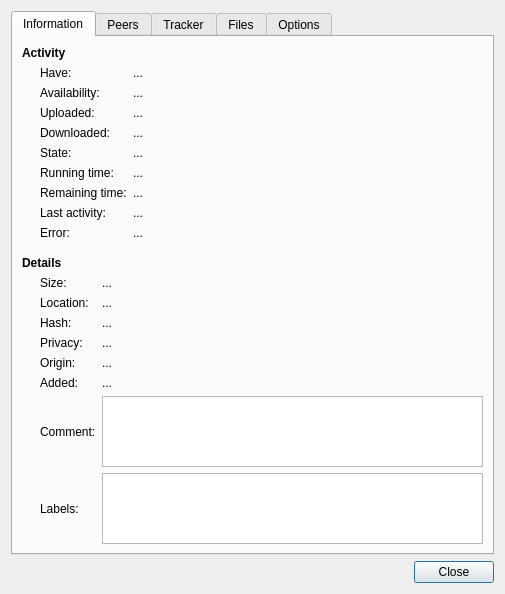
<?xml version="1.0" encoding="UTF-8"?>
<ui version="4.0">
 <class>DetailsDialog</class>
 <widget class="QDialog" name="DetailsDialog">
  <property name="geometry">
   <rect>
    <x>0</x>
    <y>0</y>
    <width>505</width>
    <height>581</height>
   </rect>
  </property>
  <property name="windowTitle">
   <string>Torrent Properties</string>
  </property>
  <layout class="QVBoxLayout" name="dialogLayout">
   <item>
    <widget class="QTabWidget" name="tabs">
     <property name="currentIndex">
      <number>0</number>
     </property>
     <property name="elideMode">
      <enum>Qt::ElideNone</enum>
     </property>
     <property name="usesScrollButtons">
      <bool>false</bool>
     </property>
     <widget class="QWidget" name="infoTab">
      <attribute name="title">
       <string>Information</string>
      </attribute>
      <layout class="QVBoxLayout" name="infoTabLayout">
       <item>
        <widget class="QLabel" name="activitySectionLabel">
         <property name="styleSheet">
          <string notr="true">font-weight:bold</string>
         </property>
         <property name="text">
          <string>Activity</string>
         </property>
        </widget>
       </item>
       <item>
        <layout class="QGridLayout" name="activitySectionLayout" columnstretch="0,1">
         <property name="leftMargin">
          <number>18</number>
         </property>
         <item row="0" column="0">
          <widget class="QLabel" name="haveLabel">
           <property name="text">
            <string>Have:</string>
           </property>
          </widget>
         </item>
         <item row="0" column="1">
          <widget class="SqueezeLabel" name="haveValueLabel">
           <property name="sizePolicy">
            <sizepolicy hsizetype="Ignored" vsizetype="Preferred">
             <horstretch>0</horstretch>
             <verstretch>0</verstretch>
            </sizepolicy>
           </property>
           <property name="text">
            <string notr="true">...</string>
           </property>
           <property name="textFormat">
            <enum>Qt::PlainText</enum>
           </property>
           <property name="textInteractionFlags">
            <set>Qt::NoTextInteraction</set>
           </property>
          </widget>
         </item>
         <item row="1" column="0">
          <widget class="QLabel" name="availabilityLabel">
           <property name="text">
            <string>Availability:</string>
           </property>
          </widget>
         </item>
         <item row="1" column="1">
          <widget class="SqueezeLabel" name="availabilityValueLabel">
           <property name="sizePolicy">
            <sizepolicy hsizetype="Ignored" vsizetype="Preferred">
             <horstretch>0</horstretch>
             <verstretch>0</verstretch>
            </sizepolicy>
           </property>
           <property name="text">
            <string notr="true">...</string>
           </property>
           <property name="textFormat">
            <enum>Qt::PlainText</enum>
           </property>
           <property name="textInteractionFlags">
            <set>Qt::NoTextInteraction</set>
           </property>
          </widget>
         </item>
         <item row="2" column="0">
          <widget class="QLabel" name="uploadedLabel">
           <property name="text">
            <string>Uploaded:</string>
           </property>
          </widget>
         </item>
         <item row="2" column="1">
          <widget class="SqueezeLabel" name="uploadedValueLabel">
           <property name="sizePolicy">
            <sizepolicy hsizetype="Ignored" vsizetype="Preferred">
             <horstretch>0</horstretch>
             <verstretch>0</verstretch>
            </sizepolicy>
           </property>
           <property name="text">
            <string notr="true">...</string>
           </property>
           <property name="textFormat">
            <enum>Qt::PlainText</enum>
           </property>
           <property name="textInteractionFlags">
            <set>Qt::NoTextInteraction</set>
           </property>
          </widget>
         </item>
         <item row="3" column="0">
          <widget class="QLabel" name="downloadedLabel">
           <property name="text">
            <string>Downloaded:</string>
           </property>
          </widget>
         </item>
         <item row="3" column="1">
          <widget class="SqueezeLabel" name="downloadedValueLabel">
           <property name="sizePolicy">
            <sizepolicy hsizetype="Ignored" vsizetype="Preferred">
             <horstretch>0</horstretch>
             <verstretch>0</verstretch>
            </sizepolicy>
           </property>
           <property name="text">
            <string notr="true">...</string>
           </property>
           <property name="textFormat">
            <enum>Qt::PlainText</enum>
           </property>
           <property name="textInteractionFlags">
            <set>Qt::NoTextInteraction</set>
           </property>
          </widget>
         </item>
         <item row="4" column="0">
          <widget class="QLabel" name="stateLabel">
           <property name="text">
            <string>State:</string>
           </property>
          </widget>
         </item>
         <item row="4" column="1">
          <widget class="SqueezeLabel" name="stateValueLabel">
           <property name="sizePolicy">
            <sizepolicy hsizetype="Ignored" vsizetype="Preferred">
             <horstretch>0</horstretch>
             <verstretch>0</verstretch>
            </sizepolicy>
           </property>
           <property name="text">
            <string notr="true">...</string>
           </property>
           <property name="textFormat">
            <enum>Qt::PlainText</enum>
           </property>
           <property name="textInteractionFlags">
            <set>Qt::NoTextInteraction</set>
           </property>
          </widget>
         </item>
         <item row="5" column="0">
          <widget class="QLabel" name="runningTimeLabel">
           <property name="text">
            <string>Running time:</string>
           </property>
          </widget>
         </item>
         <item row="5" column="1">
          <widget class="SqueezeLabel" name="runningTimeValueLabel">
           <property name="sizePolicy">
            <sizepolicy hsizetype="Ignored" vsizetype="Preferred">
             <horstretch>0</horstretch>
             <verstretch>0</verstretch>
            </sizepolicy>
           </property>
           <property name="text">
            <string notr="true">...</string>
           </property>
           <property name="textFormat">
            <enum>Qt::PlainText</enum>
           </property>
           <property name="textInteractionFlags">
            <set>Qt::NoTextInteraction</set>
           </property>
          </widget>
         </item>
         <item row="6" column="0">
          <widget class="QLabel" name="remainingTimeLabel">
           <property name="text">
            <string>Remaining time:</string>
           </property>
          </widget>
         </item>
         <item row="6" column="1">
          <widget class="SqueezeLabel" name="remainingTimeValueLabel">
           <property name="sizePolicy">
            <sizepolicy hsizetype="Ignored" vsizetype="Preferred">
             <horstretch>0</horstretch>
             <verstretch>0</verstretch>
            </sizepolicy>
           </property>
           <property name="text">
            <string notr="true">...</string>
           </property>
           <property name="textFormat">
            <enum>Qt::PlainText</enum>
           </property>
           <property name="textInteractionFlags">
            <set>Qt::NoTextInteraction</set>
           </property>
          </widget>
         </item>
         <item row="7" column="0">
          <widget class="QLabel" name="lastActivityLabel">
           <property name="text">
            <string>Last activity:</string>
           </property>
          </widget>
         </item>
         <item row="7" column="1">
          <widget class="SqueezeLabel" name="lastActivityValueLabel">
           <property name="sizePolicy">
            <sizepolicy hsizetype="Ignored" vsizetype="Preferred">
             <horstretch>0</horstretch>
             <verstretch>0</verstretch>
            </sizepolicy>
           </property>
           <property name="text">
            <string notr="true">...</string>
           </property>
           <property name="textFormat">
            <enum>Qt::PlainText</enum>
           </property>
           <property name="textInteractionFlags">
            <set>Qt::NoTextInteraction</set>
           </property>
          </widget>
         </item>
         <item row="8" column="0">
          <widget class="QLabel" name="errorLabel">
           <property name="text">
            <string>Error:</string>
           </property>
          </widget>
         </item>
         <item row="8" column="1">
          <widget class="SqueezeLabel" name="errorValueLabel">
           <property name="sizePolicy">
            <sizepolicy hsizetype="Ignored" vsizetype="Preferred">
             <horstretch>0</horstretch>
             <verstretch>0</verstretch>
            </sizepolicy>
           </property>
           <property name="text">
            <string notr="true">...</string>
           </property>
           <property name="textFormat">
            <enum>Qt::PlainText</enum>
           </property>
           <property name="textInteractionFlags">
            <set>Qt::TextSelectableByKeyboard|Qt::TextSelectableByMouse</set>
           </property>
          </widget>
         </item>
        </layout>
       </item>
       <item>
        <spacer name="detailsSectionSpacer">
         <property name="orientation">
          <enum>Qt::Vertical</enum>
         </property>
         <property name="sizeType">
          <enum>QSizePolicy::Fixed</enum>
         </property>
         <property name="sizeHint" stdset="0">
          <size>
           <width>1</width>
           <height>10</height>
          </size>
         </property>
        </spacer>
       </item>
       <item>
        <widget class="QLabel" name="detailsSectionLabel">
         <property name="styleSheet">
          <string notr="true">font-weight:bold</string>
         </property>
         <property name="text">
          <string>Details</string>
         </property>
        </widget>
       </item>
       <item>
        <layout class="QGridLayout" name="detailsSectionLayout" columnstretch="0,1">
         <property name="leftMargin">
          <number>18</number>
         </property>
         <item row="0" column="1">
          <widget class="SqueezeLabel" name="sizeValueLabel">
           <property name="sizePolicy">
            <sizepolicy hsizetype="Ignored" vsizetype="Preferred">
             <horstretch>0</horstretch>
             <verstretch>0</verstretch>
            </sizepolicy>
           </property>
           <property name="text">
            <string notr="true">...</string>
           </property>
           <property name="textFormat">
            <enum>Qt::PlainText</enum>
           </property>
           <property name="textInteractionFlags">
            <set>Qt::NoTextInteraction</set>
           </property>
          </widget>
         </item>
         <item row="1" column="1">
          <widget class="SqueezeLabel" name="locationValueLabel">
           <property name="sizePolicy">
            <sizepolicy hsizetype="Ignored" vsizetype="Preferred">
             <horstretch>0</horstretch>
             <verstretch>0</verstretch>
            </sizepolicy>
           </property>
           <property name="text">
            <string notr="true">...</string>
           </property>
           <property name="textFormat">
            <enum>Qt::PlainText</enum>
           </property>
           <property name="textInteractionFlags">
            <set>Qt::TextSelectableByKeyboard|Qt::TextSelectableByMouse</set>
           </property>
          </widget>
         </item>
         <item row="2" column="0">
          <widget class="QLabel" name="hashLabel">
           <property name="text">
            <string>Hash:</string>
           </property>
          </widget>
         </item>
         <item row="3" column="0">
          <widget class="QLabel" name="privacyLabel">
           <property name="text">
            <string>Privacy:</string>
           </property>
          </widget>
         </item>
         <item row="4" column="0">
          <widget class="QLabel" name="originLabel">
           <property name="text">
            <string>Origin:</string>
           </property>
          </widget>
         </item>
         <item row="4" column="1">
          <widget class="SqueezeLabel" name="originValueLabel">
           <property name="sizePolicy">
            <sizepolicy hsizetype="Ignored" vsizetype="Preferred">
             <horstretch>0</horstretch>
             <verstretch>0</verstretch>
            </sizepolicy>
           </property>
           <property name="text">
            <string notr="true">...</string>
           </property>
           <property name="textFormat">
            <enum>Qt::PlainText</enum>
           </property>
           <property name="textInteractionFlags">
            <set>Qt::TextSelectableByKeyboard|Qt::TextSelectableByMouse</set>
           </property>
          </widget>
         </item>
         <item row="3" column="1">
          <widget class="SqueezeLabel" name="privacyValueLabel">
           <property name="sizePolicy">
            <sizepolicy hsizetype="Ignored" vsizetype="Preferred">
             <horstretch>0</horstretch>
             <verstretch>0</verstretch>
            </sizepolicy>
           </property>
           <property name="text">
            <string notr="true">...</string>
           </property>
           <property name="textFormat">
            <enum>Qt::PlainText</enum>
           </property>
           <property name="textInteractionFlags">
            <set>Qt::NoTextInteraction</set>
           </property>
          </widget>
         </item>
         <item row="0" column="0">
          <widget class="QLabel" name="sizeLabel">
           <property name="text">
            <string>Size:</string>
           </property>
          </widget>
         </item>
         <item row="1" column="0">
          <widget class="QLabel" name="locationLabel">
           <property name="text">
            <string>Location:</string>
           </property>
          </widget>
         </item>
         <item row="2" column="1">
          <widget class="SqueezeLabel" name="hashValueLabel">
           <property name="sizePolicy">
            <sizepolicy hsizetype="Ignored" vsizetype="Preferred">
             <horstretch>0</horstretch>
             <verstretch>0</verstretch>
            </sizepolicy>
           </property>
           <property name="text">
            <string notr="true">...</string>
           </property>
           <property name="textFormat">
            <enum>Qt::PlainText</enum>
           </property>
           <property name="textInteractionFlags">
            <set>Qt::TextSelectableByKeyboard|Qt::TextSelectableByMouse</set>
           </property>
          </widget>
         </item>
         <item row="5" column="0">
          <widget class="QLabel" name="addedLabel">
           <property name="text">
            <string>Added:</string>
           </property>
           <property name="buddy">
            <cstring>addedValueLabel</cstring>
           </property>
          </widget>
         </item>
         <item row="5" column="1">
          <widget class="SqueezeLabel" name="addedValueLabel">
           <property name="sizePolicy">
            <sizepolicy hsizetype="Ignored" vsizetype="Preferred">
             <horstretch>0</horstretch>
             <verstretch>0</verstretch>
            </sizepolicy>
           </property>
           <property name="text">
            <string notr="true">...</string>
           </property>
           <property name="textFormat">
            <enum>Qt::PlainText</enum>
           </property>
           <property name="textInteractionFlags">
            <set>Qt::TextSelectableByKeyboard|Qt::TextSelectableByMouse</set>
           </property>
          </widget>
         </item>
         <item row="6" column="0">
          <widget class="QLabel" name="commentLabel">
           <property name="text">
            <string>Comment:</string>
           </property>
           <property name="buddy">
            <cstring>commentBrowser</cstring>
           </property>
          </widget>
         </item>
         <item row="6" column="1">
          <widget class="QTextBrowser" name="commentBrowser">
           <property name="textInteractionFlags">
            <set>Qt::TextSelectableByKeyboard|Qt::TextSelectableByMouse</set>
           </property>
          </widget>
         </item>
         <item row="7" column="0">
          <widget class="QLabel" name="labelsLabel">
           <property name="text">
            <string>Labels:</string>
           </property>
           <property name="buddy">
            <cstring>labelsTextEdit</cstring>
           </property>
          </widget>
         </item>
         <item row="7" column="1">
          <widget class="QPlainTextEdit" name="labelsTextEdit">
           <property name="tabChangesFocus">
            <bool>true</bool>
           </property>
          </widget>
         </item>
        </layout>
       </item>
      </layout>
     </widget>
     <widget class="QWidget" name="peersTab">
      <attribute name="title">
       <string>Peers</string>
      </attribute>
      <layout class="QVBoxLayout" name="peersTabLayout">
       <item>
        <widget class="QTreeWidget" name="peersView">
         <property name="alternatingRowColors">
          <bool>true</bool>
         </property>
         <property name="verticalScrollMode">
          <enum>QAbstractItemView::ScrollPerPixel</enum>
         </property>
         <property name="rootIsDecorated">
          <bool>false</bool>
         </property>
         <property name="uniformRowHeights">
          <bool>true</bool>
         </property>
         <property name="sortingEnabled">
          <bool>true</bool>
         </property>
         <property name="columnCount">
          <number>0</number>
         </property>
         <attribute name="headerShowSortIndicator" stdset="0">
          <bool>true</bool>
         </attribute>
        </widget>
       </item>
      </layout>
     </widget>
     <widget class="QWidget" name="trackersTab">
      <attribute name="title">
       <string>Tracker</string>
      </attribute>
      <layout class="QGridLayout" name="trackersTabLayout">
       <item row="0" column="0" rowspan="5">
        <widget class="QListView" name="trackersView">
         <property name="horizontalScrollBarPolicy">
          <enum>Qt::ScrollBarAlwaysOff</enum>
         </property>
         <property name="alternatingRowColors">
          <bool>true</bool>
         </property>
         <property name="selectionMode">
          <enum>QAbstractItemView::ExtendedSelection</enum>
         </property>
         <property name="verticalScrollMode">
          <enum>QAbstractItemView::ScrollPerPixel</enum>
         </property>
        </widget>
       </item>
       <item row="0" column="1">
        <widget class="QToolButton" name="addTrackerButton">
         <property name="toolTip">
          <string>Add Tracker</string>
         </property>
         <property name="toolButtonStyle">
          <enum>Qt::ToolButtonIconOnly</enum>
         </property>
        </widget>
       </item>
       <item row="1" column="1">
        <widget class="QToolButton" name="editTrackerButton">
         <property name="toolTip">
          <string>Edit Tracker</string>
         </property>
         <property name="toolButtonStyle">
          <enum>Qt::ToolButtonIconOnly</enum>
         </property>
        </widget>
       </item>
       <item row="2" column="1">
        <widget class="QToolButton" name="removeTrackerButton">
         <property name="toolTip">
          <string>Remove Trackers</string>
         </property>
         <property name="toolButtonStyle">
          <enum>Qt::ToolButtonIconOnly</enum>
         </property>
        </widget>
       </item>
       <item row="3" column="1">
        <widget class="QToolButton" name="editTrackersButton">
         <property name="toolTip">
          <string>Edit Trackers</string>
         </property>
         <property name="toolButtonStyle">
          <enum>Qt::ToolButtonIconOnly</enum>
         </property>
        </widget>
       </item>
       <item row="4" column="1">
        <spacer name="trackerButtonsSpacer">
         <property name="orientation">
          <enum>Qt::Vertical</enum>
         </property>
         <property name="sizeHint" stdset="0">
          <size>
           <width>1</width>
           <height>1</height>
          </size>
         </property>
        </spacer>
       </item>
       <item row="5" column="0">
        <widget class="QCheckBox" name="showTrackerScrapesCheck">
         <property name="text">
          <string>Show &amp;more details</string>
         </property>
        </widget>
       </item>
       <item row="6" column="0">
        <widget class="QCheckBox" name="showBackupTrackersCheck">
         <property name="text">
          <string>Show &amp;backup trackers</string>
         </property>
        </widget>
       </item>
      </layout>
     </widget>
     <widget class="QWidget" name="filesTab">
      <attribute name="title">
       <string>Files</string>
      </attribute>
      <layout class="QVBoxLayout" name="filesTabLayout">
       <item>
        <widget class="FileTreeView" name="filesView">
         <property name="horizontalScrollBarPolicy">
          <enum>Qt::ScrollBarAlwaysOff</enum>
         </property>
         <property name="editTriggers">
          <set>QAbstractItemView::EditKeyPressed</set>
         </property>
         <property name="alternatingRowColors">
          <bool>true</bool>
         </property>
         <property name="selectionMode">
          <enum>QAbstractItemView::ExtendedSelection</enum>
         </property>
         <property name="verticalScrollMode">
          <enum>QAbstractItemView::ScrollPerPixel</enum>
         </property>
         <property name="uniformRowHeights">
          <bool>true</bool>
         </property>
         <property name="sortingEnabled">
          <bool>true</bool>
         </property>
        </widget>
       </item>
      </layout>
     </widget>
     <widget class="QWidget" name="optionsTab">
      <attribute name="title">
       <string>Options</string>
      </attribute>
      <layout class="QVBoxLayout" name="optionsTabLayout">
       <item>
        <widget class="QLabel" name="speedSectionLabel">
         <property name="styleSheet">
          <string notr="true">font-weight:bold</string>
         </property>
         <property name="text">
          <string>Speed</string>
         </property>
        </widget>
       </item>
       <item>
        <layout class="QGridLayout" name="speedSectionLayout" columnstretch="0,1">
         <property name="leftMargin">
          <number>18</number>
         </property>
         <item row="0" column="0" colspan="2">
          <widget class="QCheckBox" name="sessionLimitCheck">
           <property name="text">
            <string>Honor global &amp;limits</string>
           </property>
          </widget>
         </item>
         <item row="1" column="0">
          <widget class="QCheckBox" name="singleDownCheck">
           <property name="text">
            <string>Limit &amp;download speed:</string>
           </property>
          </widget>
         </item>
         <item row="1" column="1">
          <widget class="QSpinBox" name="singleDownSpin">
           <property name="enabled">
            <bool>false</bool>
           </property>
           <property name="maximum">
            <number>999999999</number>
           </property>
           <property name="singleStep">
            <number>5</number>
           </property>
          </widget>
         </item>
         <item row="2" column="0">
          <widget class="QCheckBox" name="singleUpCheck">
           <property name="text">
            <string>Limit &amp;upload speed:</string>
           </property>
          </widget>
         </item>
         <item row="2" column="1">
          <widget class="QSpinBox" name="singleUpSpin">
           <property name="enabled">
            <bool>false</bool>
           </property>
           <property name="maximum">
            <number>999999999</number>
           </property>
           <property name="singleStep">
            <number>5</number>
           </property>
          </widget>
         </item>
         <item row="3" column="0">
          <widget class="QLabel" name="bandwidthPriorityLabel">
           <property name="text">
            <string>Torrent &amp;priority:</string>
           </property>
           <property name="buddy">
            <cstring>bandwidthPriorityCombo</cstring>
           </property>
          </widget>
         </item>
         <item row="3" column="1">
          <widget class="QComboBox" name="bandwidthPriorityCombo"/>
         </item>
        </layout>
       </item>
       <item>
        <spacer name="seedingLimitsSectionSpacer">
         <property name="orientation">
          <enum>Qt::Vertical</enum>
         </property>
         <property name="sizeType">
          <enum>QSizePolicy::Fixed</enum>
         </property>
         <property name="sizeHint" stdset="0">
          <size>
           <width>1</width>
           <height>10</height>
          </size>
         </property>
        </spacer>
       </item>
       <item>
        <widget class="QLabel" name="seedingLimitsSectionLabel">
         <property name="styleSheet">
          <string notr="true">font-weight:bold</string>
         </property>
         <property name="text">
          <string>Seeding Limits</string>
         </property>
        </widget>
       </item>
       <item>
        <layout class="QGridLayout" name="seedingLimitsSectionRatioLayout" columnstretch="0,1,0">
         <property name="leftMargin">
          <number>18</number>
         </property>
         <item row="0" column="0">
          <widget class="QLabel" name="ratioLabel">
           <property name="text">
            <string>&amp;Ratio:</string>
           </property>
           <property name="buddy">
            <cstring>ratioCombo</cstring>
           </property>
          </widget>
         </item>
         <item row="0" column="1">
          <widget class="QComboBox" name="ratioCombo"/>
         </item>
         <item row="0" column="2">
          <widget class="QDoubleSpinBox" name="ratioSpin">
           <property name="maximum">
            <double>999999999.000000000000000</double>
           </property>
           <property name="singleStep">
            <double>0.500000000000000</double>
           </property>
          </widget>
         </item>
        </layout>
       </item>
       <item>
        <layout class="QGridLayout" name="seedingLimitsSectionIdleLayout" columnstretch="0,1,0">
         <property name="leftMargin">
          <number>18</number>
         </property>
         <item row="0" column="0">
          <widget class="QLabel" name="idleLabel">
           <property name="text">
            <string>&amp;Idle:</string>
           </property>
           <property name="buddy">
            <cstring>idleCombo</cstring>
           </property>
          </widget>
         </item>
         <item row="0" column="1">
          <widget class="QComboBox" name="idleCombo"/>
         </item>
         <item row="0" column="2">
          <widget class="QSpinBox" name="idleSpin">
           <property name="suffix">
            <string notr="true"> minute(s)</string>
           </property>
           <property name="minimum">
            <number>1</number>
           </property>
           <property name="maximum">
            <number>9999</number>
           </property>
           <property name="singleStep">
            <number>5</number>
           </property>
          </widget>
         </item>
        </layout>
       </item>
       <item>
        <spacer name="peerConnectionsSectionSpacer">
         <property name="orientation">
          <enum>Qt::Vertical</enum>
         </property>
         <property name="sizeType">
          <enum>QSizePolicy::Fixed</enum>
         </property>
         <property name="sizeHint" stdset="0">
          <size>
           <width>1</width>
           <height>10</height>
          </size>
         </property>
        </spacer>
       </item>
       <item>
        <widget class="QLabel" name="peerConnectionsSectionLabel">
         <property name="styleSheet">
          <string notr="true">font-weight:bold</string>
         </property>
         <property name="text">
          <string>Peer Connections</string>
         </property>
        </widget>
       </item>
       <item>
        <layout class="QGridLayout" name="peerConnectionsSectionLayout" columnstretch="0,1">
         <property name="leftMargin">
          <number>18</number>
         </property>
         <item row="0" column="0">
          <widget class="QLabel" name="peerLimitLabel">
           <property name="text">
            <string>&amp;Maximum peers:</string>
           </property>
           <property name="buddy">
            <cstring>peerLimitSpin</cstring>
           </property>
          </widget>
         </item>
         <item row="0" column="1">
          <widget class="QSpinBox" name="peerLimitSpin">
           <property name="minimum">
            <number>1</number>
           </property>
           <property name="maximum">
            <number>300</number>
           </property>
           <property name="singleStep">
            <number>5</number>
           </property>
          </widget>
         </item>
        </layout>
       </item>
       <item>
        <spacer name="optionsTabBottomSpacer">
         <property name="orientation">
          <enum>Qt::Vertical</enum>
         </property>
         <property name="sizeHint" stdset="0">
          <size>
           <width>1</width>
           <height>1</height>
          </size>
         </property>
        </spacer>
       </item>
      </layout>
     </widget>
    </widget>
   </item>
   <item>
    <widget class="QDialogButtonBox" name="dialogButtons">
     <property name="orientation">
      <enum>Qt::Horizontal</enum>
     </property>
     <property name="standardButtons">
      <set>QDialogButtonBox::Close</set>
     </property>
    </widget>
   </item>
  </layout>
 </widget>
 <customwidgets>
  <customwidget>
   <class>SqueezeLabel</class>
   <extends>QLabel</extends>
   <header>SqueezeLabel.h</header>
  </customwidget>
  <customwidget>
   <class>FileTreeView</class>
   <extends>QTreeView</extends>
   <header>FileTreeView.h</header>
  </customwidget>
 </customwidgets>
 <resources/>
 <connections>
  <connection>
   <sender>dialogButtons</sender>
   <signal>accepted()</signal>
   <receiver>DetailsDialog</receiver>
   <slot>accept()</slot>
   <hints>
    <hint type="sourcelabel">
     <x>26</x>
     <y>563</y>
    </hint>
    <hint type="destinationlabel">
     <x>20</x>
     <y>20</y>
    </hint>
   </hints>
  </connection>
  <connection>
   <sender>dialogButtons</sender>
   <signal>rejected()</signal>
   <receiver>DetailsDialog</receiver>
   <slot>reject()</slot>
   <hints>
    <hint type="sourcelabel">
     <x>26</x>
     <y>563</y>
    </hint>
    <hint type="destinationlabel">
     <x>20</x>
     <y>20</y>
    </hint>
   </hints>
  </connection>
  <connection>
   <sender>singleDownCheck</sender>
   <signal>toggled(bool)</signal>
   <receiver>singleDownSpin</receiver>
   <slot>setEnabled(bool)</slot>
   <hints>
    <hint type="sourcelabel">
     <x>35</x>
     <y>99</y>
    </hint>
    <hint type="destinationlabel">
     <x>247</x>
     <y>93</y>
    </hint>
   </hints>
  </connection>
  <connection>
   <sender>singleUpCheck</sender>
   <signal>toggled(bool)</signal>
   <receiver>singleUpSpin</receiver>
   <slot>setEnabled(bool)</slot>
   <hints>
    <hint type="sourcelabel">
     <x>35</x>
     <y>131</y>
    </hint>
    <hint type="destinationlabel">
     <x>247</x>
     <y>125</y>
    </hint>
   </hints>
  </connection>
 </connections>
</ui>
